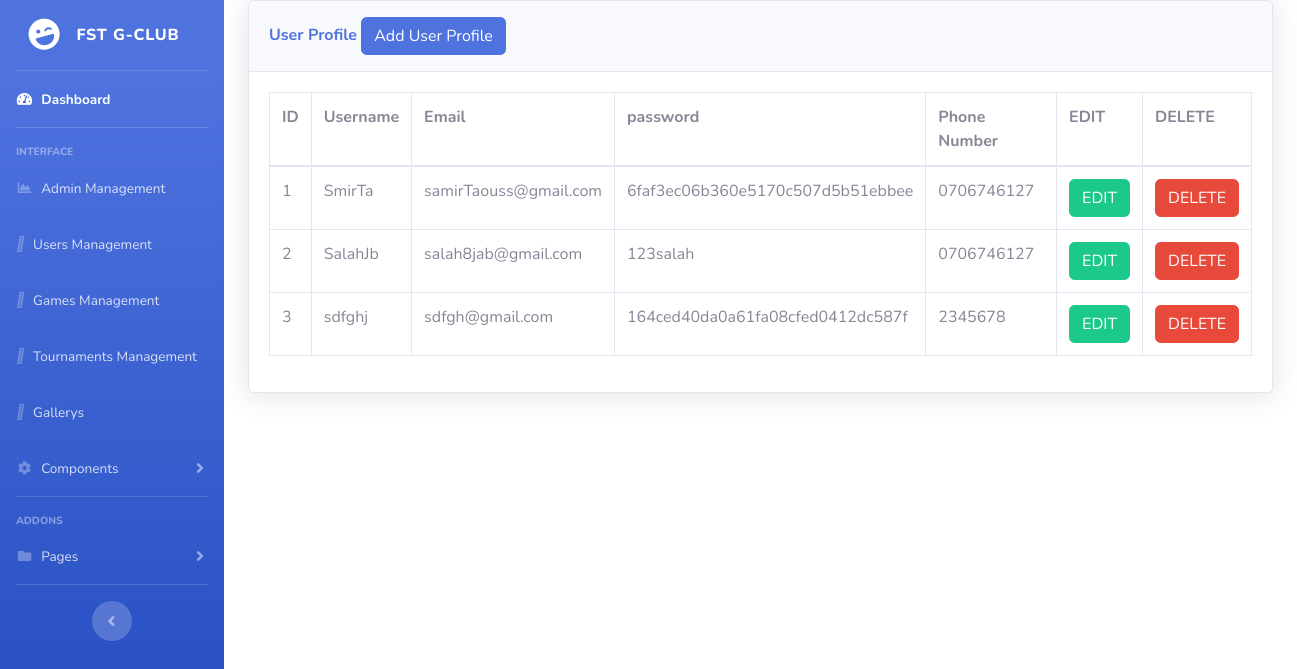
/admin/users.php, run on the app's committed database.
### tables this page shows
CREATE TABLE `users` (
  `id` int NOT NULL,
  `user_name` varchar(25) NOT NULL,
  `user_email` varchar(255) NOT NULL,
  `password` varchar(255) NOT NULL,
  `tel` varchar(255) NOT NULL
);

### admin/users.php (the view, shortened to what this page needs)
<?php
include("includes/header.php");
include("includes/navbar.php");
?>
<div class="container-fluid">
    <div class="card shadow mb-4">
        <div class="card-header py-3">
        <h6 class="m-0 font-weight-bold text-primary ">User Profile
<button type="button" class="btn btn-primary" data-toggle="modal" data-target="#adduserprofile">
       Add User Profile
</button>
        </h6>
</div>
<div class="card-body">
    <div class ="table-responsive">
            <?php
            $connection = mysqli_connect("localhost" , "root" , "" , "f_g_club") ;
            $query = "SELECT * FROM users";
            $query_run = mysqli_query($connection, $query);
            ?>
        <table class="table table-bordered" id="dataTable" width="100%" cellspacing="0">
            <thread>
                <tr>
                    <th>ID</th>
                    <th>Username</th>
                    <th>Email</th>
                    <th>password</th>
                    <th>Phone Number</th>
                    <th>EDIT</th>
                    <th>DELETE</th>
                </tr>
            </thread>
            <tbody>
            <?php
                if(mysqli_num_rows($query_run) > 0)
                        {
                    while($row = mysqli_fetch_assoc($query_run))
                        {
            ?>
                <tr>
                                <td><?php  echo $row['id']; ?></td>
                                <td><?php  echo $row['user_name']; ?></td>
                                <td><?php  echo $row['user_email']; ?></td>
                                <td><?php  echo $row['password']; ?></td>
                                <td><?php  echo $row['tel']; ?></td>
                                <td>
                                    <form action="users_edit.php" method="post">
                                        <button type="submit" name="user_edit_btn" class="btn btn-success"> EDIT</button>
                                    </form>
                                </td>
                                <td>
                                    <form action="code.php" method="post">
                                        <button type="submit" name="user_delete_btn" class="btn btn-danger"> DELETE</button>
                                    </form>
                                </td>
                            </tr>
                        <?php
                            }
                        }
                        else {
                            echo "No Record Found";
                        }
                        ?>
                    </tbody>
                </table>
    </div>
</div>
</div>
</div>
<?php
include('includes/script.php') ;
?>

### data on the page
users: id "1", user_name "SmirTa", user_email "samirTaouss@gmail.com", password "6faf3ec06b360e5170c507d5b51ebbee", tel "0706746127"
users: id "2", user_name "SalahJb", user_email "salah8jab@gmail.com", password "123salah", tel "0706746127"
users: id "3", user_name "sdfghj", user_email "sdfgh@gmail.com", password "164ced40da0a61fa08cfed0412dc587f", tel "2345678"
